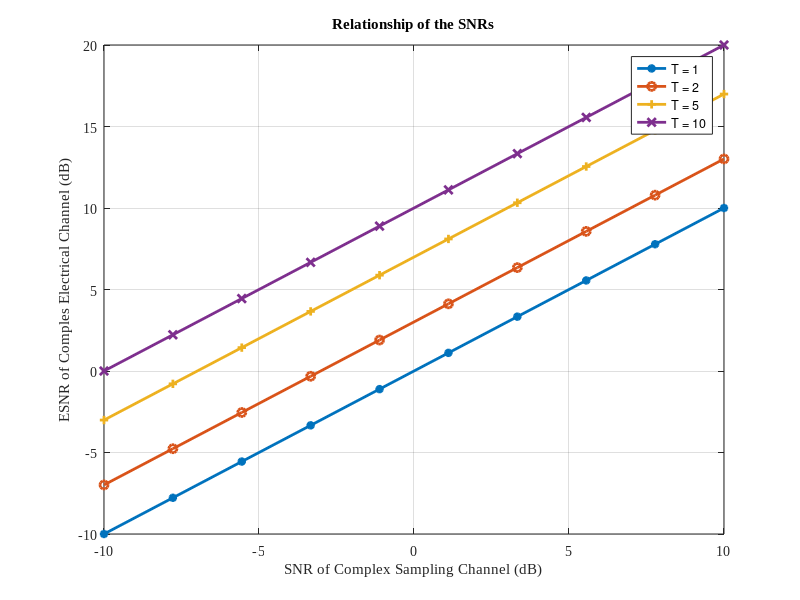

Write the MATLAB code that produced this figure.
clear; close all; clc;

T = [1, 2, 5, 10];
SNR = logspace(-1, 1, 10);
ESNR = zeros(4, 10);
for iter = 1:4
    ESNR(iter, :) = T(iter) * SNR;
end

figure(); hold on; box on; grid on;
plot(pow2db(SNR), pow2db(ESNR(1, :)), 'Marker', '*', 'Linewidth', 2);
plot(pow2db(SNR), pow2db(ESNR(2, :)), 'Marker', 'o', 'Linewidth', 2);
plot(pow2db(SNR), pow2db(ESNR(3, :)), 'Marker', '+', 'Linewidth', 2);
plot(pow2db(SNR), pow2db(ESNR(4, :)), 'Marker', 'x', 'Linewidth', 2);
xlabel('SNR of Complex Sampling Channel (dB)');
ylabel('ESNR of Comples Electrical Channel (dB)');
legend('T = 1', 'T = 2', 'T = 5', 'T = 10');
set(gca, 'FontName', 'Times New Roman');
title('Relationship of the SNRs', 'FontWeight', 'bold');


%{

clear; close all; clc;

%% parameters
T = 10;
b = 0;
rou = 0;
N_dots = 10;
SNR = logspace(-1, 2, N_dots);
sigma_n = sqrt(1./SNR);
rng(0); % set random seed


%% simulation
N_bits = 100;
send_bits = randi([0, 1], 1, N_bits);
send_signal = (send_bits.*2-1)*(1+1j)/sqrt(2);
SNR_elec = zeros(1, N_dots);
for iter_n = 1:N_dots
    rng(0);
    [~, SNR_elec(iter_n)] = complex_elec_channel(send_signal, T, b, rou, sigma_n(iter_n));
end


%% visualization
figure(); hold on; box on; grid on;
plot(pow2db(SNR), pow2db(SNR_elec), 'Marker', '*', 'Linewidth', 2);
xlabel('SNR of Complex Sampling Channel (dB)');
ylabel('SNR of Comples Electrical Channel (dB)');
set(gca, 'FontName', 'Times New Roman');
title('Relationship of the SNRs', 'FontWeight', 'bold');
% saveas(gca, 'SNR_Relation.pdf');

%% utils
function y = complex_sample_channel(x, b, rou, sigma_n)

    N = length(x);

    betas = zeros(1, N);
    betas(1) = (randn() + 1j*randn()) / sqrt(2);
    for iter_i = 2:N
        z_i = (randn() + 1j*randn()) / sqrt(2);
        betas(iter_i) = rou*betas(iter_i-1) + sqrt(1-rou^2)*z_i;
    end

    a = sqrt(1-b^2) + b*betas;
    noise = (randn(1, N) + 1j*randn(1, N)) * sigma_n / sqrt(2);
    y = a.*x + noise;

end

function [v, SNR] = complex_elec_channel(u, T, b, rou, sigma_n)

    L = length(u);
    v = zeros(1, L);

    for iter_l = 1:L
        x = 1/sqrt(T)*u(iter_l)*ones(1, T);
        y = complex_sample_channel(x, b, rou, sigma_n);
        v(iter_l) = 1/sqrt(T)*sum(y);
    end

    SNR = mean(abs(v).^2)/sigma_n^2;

end

%}